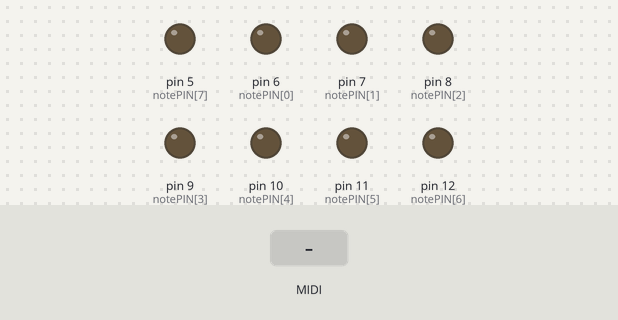
The sketch below on a simulated Arduino Uno, built with avr-gcc and run on an emulated ATmega328P. Parts: output pins drawn as LEDs (lit = HIGH). Inputs (shaded band) come from the test bench. MIDI output is not drawn.

Above: at 1.2 s.
1.3 s: MIDI note 60 received
At 1.35 s:
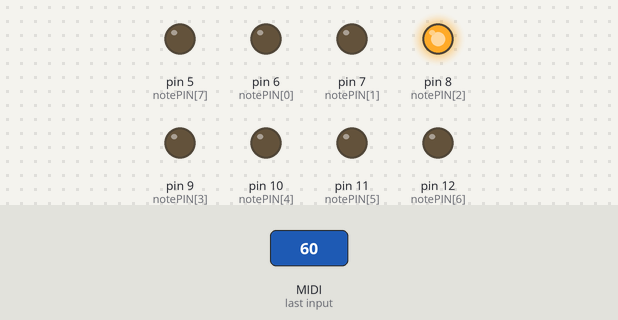
2.9 s: MIDI note 64 received
At 2.96 s:
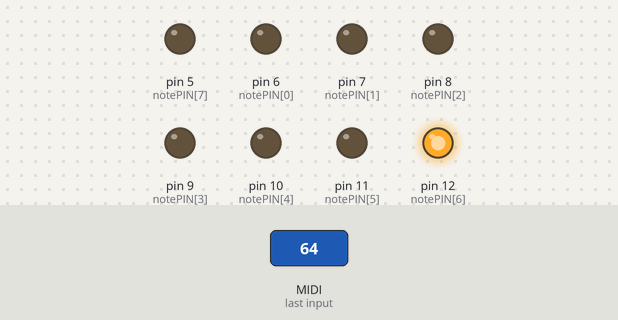
4.5 s: MIDI note 72 received
At 4.55 s:
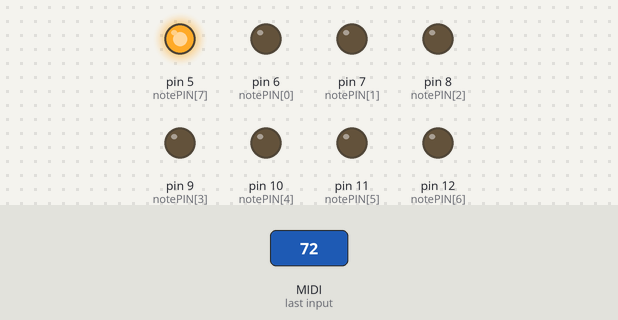
Timing chart, 0 to 7.5 s (numbered marks = the images above; inputs shaded):
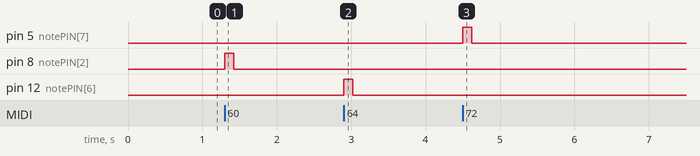

Measured:
- after the input at 1.3 s, pin 8 (notePIN[2]): LOW → HIGH at once, → LOW 0.12 s later
- after the input at 2.9 s, pin 12 (notePIN[6]): LOW → HIGH at once, → LOW 0.12 s later
- after the input at 4.5 s, pin 5 (notePIN[7]): LOW → HIGH at once, → LOW 0.12 s later

The sketch:

PTR_3_Valves_Rev_SIG.ino
```cpp
#include <MIDI.h>
#include "note.h"

MIDI_CREATE_DEFAULT_INSTANCE();

#define IF_Master_ch 0
#define Master_Slave_ch 4
Note note[8];
int ms[8];


void NoteOn_from_Master(byte channel, byte pitch, byte velocity){
  int _velocity = map(velocity, 0, 127, 20, 147);
  switch(pitch){
    case 58:
//      ms[0] = analogRead(A0);
      note[0].on(0, _velocity);
    break;
    case 59:
//      ms[1] = analogRead(A1);
      note[1].on(1, _velocity);
    break;
    case 60:
//      ms[2] = analogRead(A2);
      note[2].on(2, _velocity);
    break;
    case 61:
//      ms[3] = analogRead(A3);
      note[3].on(3, _velocity);
    break;
    case 62:
//      ms[4] = analogRead(A4);
      note[4].on(4, _velocity);
    break;
    case 63:
//      ms[4] = analogRead(A4);
      note[5].on(5, _velocity);
    break;

    case 64 ... 70:
//      ms[4] = analogRead(A4);
      note[6].on(6, _velocity);
    break;

    case 71 ... 84:
//      ms[4] = analogRead(A4);
      note[7].on(7, _velocity);
    break;

    case 85 ... 90:
      note[pitch-85].hold(pitch-85);
      break;
  }
}

void NoteOff_from_Master(byte channel, byte pitch, byte velocity){
  //何もいらない。自動でノートオフする
  switch (pitch) {
    // 85〜90のNote Offを受信したときだけ閉じる
    case 85 ... 90:
      note[pitch - 85].off(pitch - 85);
      break;
  }
}

void setup(){

  MIDI.setHandleNoteOn(NoteOn_from_Master);
  MIDI.setHandleNoteOff(NoteOff_from_Master);
  MIDI.begin(MIDI_CHANNEL_OMNI);
//  MIDI.begin(Master_Slave_ch);

  for(int i=0;i<8;i++){
    note[i].setup();
  }
  // pinMode(13,OUTPUT);
}

void loop(){
  // リアルタイム性の確保のため、MIDI.readをできるだけ早く呼ぶように
  MIDI.read();
  for(int i=0;i<8;i++){
    note[i].update();
  }
}
```

note.h
```cpp
class Note {
  public:
  Note(){};
  ~Note(){};
  void setup(){
    pinMode(notePIN[0],OUTPUT);
    pinMode(notePIN[1],OUTPUT);
    pinMode(notePIN[2],OUTPUT);
    pinMode(notePIN[3],OUTPUT);
    pinMode(notePIN[4],OUTPUT);
    pinMode(notePIN[5],OUTPUT);
    pinMode(notePIN[6],OUTPUT);
    pinMode(notePIN[7],OUTPUT);
  }
  void on(int _note,long _ms) {
    timestamp = millis();
    flg_note_on = true;
    isAutoOff = true;
    note = _note;
    ms = _ms;
    digitalWrite(notePIN[note],HIGH);
  }
  void hold(int _note) {
    flg_note_on = true;
    note = _note;
    isAutoOff = false; // 自動消音を無効にする
    digitalWrite(notePIN[note], HIGH);
  }

  void off(int _note) {
    flg_note_on = false;
    digitalWrite(notePIN[note],LOW);
  }
  void update(){
    if ( (millis()-timestamp) >= ms && flg_note_on == true && isAutoOff == true) {
      off(note);
    }
  }

  long ms;
  boolean flg_note_on;
  long timestamp;
  int notePIN[8] = {6,7,8,9,10,11,12,5};
  int note;
  boolean isAutoOff = false;
};
```
